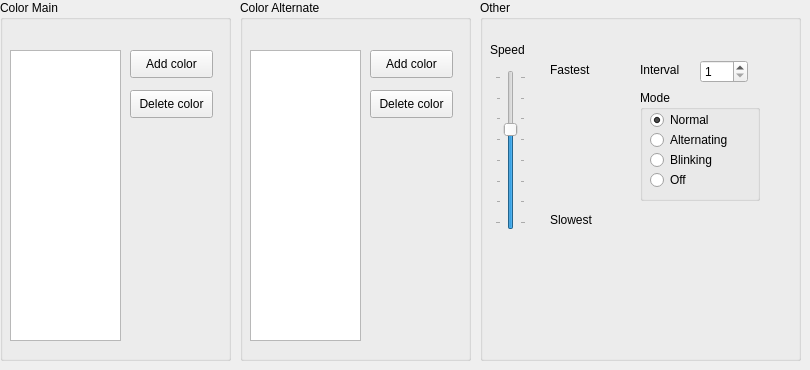
    <widget class="QWidget" name="krakenTab">
     <attribute name="title">
      <string>Kraken</string>
     </attribute>
     <widget class="QGroupBox" name="groupBox_19">
      <property name="geometry">
       <rect>
        <x>0</x>
        <y>0</y>
        <width>231</width>
        <height>361</height>
       </rect>
      </property>
      <property name="title">
       <string>Color Main</string>
      </property>
      <widget class="QListWidget" name="krakenMainList">
       <property name="geometry">
        <rect>
         <x>10</x>
         <y>50</y>
         <width>111</width>
         <height>291</height>
        </rect>
       </property>
      </widget>
      <widget class="QPushButton" name="krakenMainAdd">
       <property name="geometry">
        <rect>
         <x>130</x>
         <y>50</y>
         <width>83</width>
         <height>28</height>
        </rect>
       </property>
       <property name="text">
        <string>Add color</string>
       </property>
      </widget>
      <widget class="QPushButton" name="krakenMainDelete">
       <property name="geometry">
        <rect>
         <x>130</x>
         <y>90</y>
         <width>83</width>
         <height>28</height>
        </rect>
       </property>
       <property name="text">
        <string>Delete color</string>
       </property>
      </widget>
     </widget>
     <widget class="QGroupBox" name="groupBox_22">
      <property name="geometry">
       <rect>
        <x>480</x>
        <y>0</y>
        <width>321</width>
        <height>361</height>
       </rect>
      </property>
      <property name="title">
       <string>Other</string>
      </property>
      <widget class="QSlider" name="krakenSpeed">
       <property name="geometry">
        <rect>
         <x>15</x>
         <y>70</y>
         <width>31</width>
         <height>160</height>
        </rect>
       </property>
       <property name="minimum">
        <number>30</number>
       </property>
       <property name="maximum">
        <number>100</number>
       </property>
       <property name="singleStep">
        <number>5</number>
       </property>
       <property name="value">
        <number>75</number>
       </property>
       <property name="orientation">
        <enum>Qt::Vertical</enum>
       </property>
       <property name="tickPosition">
        <enum>QSlider::TicksBothSides</enum>
       </property>
      </widget>
      <widget class="QLabel" name="label_6">
       <property name="geometry">
        <rect>
         <x>10</x>
         <y>40</y>
         <width>62</width>
         <height>20</height>
        </rect>
       </property>
       <property name="text">
        <string>Speed</string>
       </property>
      </widget>
      <widget class="QLabel" name="label_7">
       <property name="geometry">
        <rect>
         <x>70</x>
         <y>60</y>
         <width>62</width>
         <height>20</height>
        </rect>
       </property>
       <property name="text">
        <string>Fastest</string>
       </property>
      </widget>
      <widget class="QLabel" name="label_8">
       <property name="geometry">
        <rect>
         <x>70</x>
         <y>210</y>
         <width>62</width>
         <height>20</height>
        </rect>
       </property>
       <property name="text">
        <string>Slowest</string>
       </property>
      </widget>
      <widget class="QSpinBox" name="krakenInterval">
       <property name="geometry">
        <rect>
         <x>220</x>
         <y>60</y>
         <width>48</width>
         <height>23</height>
        </rect>
       </property>
       <property name="minimum">
        <number>1</number>
       </property>
      </widget>
      <widget class="QLabel" name="label_12">
       <property name="geometry">
        <rect>
         <x>160</x>
         <y>60</y>
         <width>62</width>
         <height>20</height>
        </rect>
       </property>
       <property name="text">
        <string>Interval</string>
       </property>
      </widget>
      <widget class="QGroupBox" name="groupBox_24">
       <property name="geometry">
        <rect>
         <x>160</x>
         <y>90</y>
         <width>120</width>
         <height>111</height>
        </rect>
       </property>
       <property name="title">
        <string>Mode</string>
       </property>
       <widget class="QRadioButton" name="krakenNormal">
        <property name="geometry">
         <rect>
          <x>10</x>
          <y>20</y>
          <width>99</width>
          <height>20</height>
         </rect>
        </property>
        <property name="text">
         <string>Normal</string>
        </property>
        <property name="checked">
         <bool>true</bool>
        </property>
       </widget>
       <widget class="QRadioButton" name="krakenBlinking">
        <property name="geometry">
         <rect>
          <x>10</x>
          <y>60</y>
          <width>99</width>
          <height>20</height>
         </rect>
        </property>
        <property name="text">
         <string>Blinking</string>
        </property>
       </widget>
       <widget class="QRadioButton" name="krakenAlternating">
        <property name="geometry">
         <rect>
          <x>10</x>
          <y>40</y>
          <width>99</width>
          <height>20</height>
         </rect>
        </property>
        <property name="text">
         <string>Alternating</string>
        </property>
       </widget>
       <widget class="QRadioButton" name="krakenOff">
        <property name="geometry">
         <rect>
          <x>10</x>
          <y>80</y>
          <width>99</width>
          <height>20</height>
         </rect>
        </property>
        <property name="text">
         <string>Off</string>
        </property>
       </widget>
      </widget>
     </widget>
     <widget class="QGroupBox" name="groupBox_23">
      <property name="geometry">
       <rect>
        <x>240</x>
        <y>0</y>
        <width>231</width>
        <height>361</height>
       </rect>
      </property>
      <property name="title">
       <string>Color Alternate</string>
      </property>
      <widget class="QListWidget" name="krakenAlternateList">
       <property name="geometry">
        <rect>
         <x>10</x>
         <y>50</y>
         <width>111</width>
         <height>291</height>
        </rect>
       </property>
      </widget>
      <widget class="QPushButton" name="krakenAlternateAdd">
       <property name="geometry">
        <rect>
         <x>130</x>
         <y>50</y>
         <width>83</width>
         <height>28</height>
        </rect>
       </property>
       <property name="text">
        <string>Add color</string>
       </property>
      </widget>
      <widget class="QPushButton" name="krakenAlternateDelete">
       <property name="geometry">
        <rect>
         <x>130</x>
         <y>90</y>
         <width>83</width>
         <height>28</height>
        </rect>
       </property>
       <property name="text">
        <string>Delete color</string>
       </property>
      </widget>
     </widget>
    </widget>
